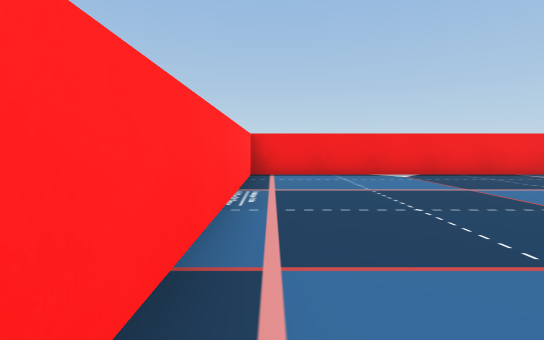
[1] (above)

12 first-person views from a walk through a 3-D level made in the Unity game engine. The camera is 0.62 m above the floor, tilts 4° down and sees 85° across. The floor is counted in squares, 1 m on a side. Each view is taken from the middle of a square. On the plan, view 1 faces up. The plan holds only what a view shows up to about 9 squares ahead; the rest is blank. The player is left out.

[2]
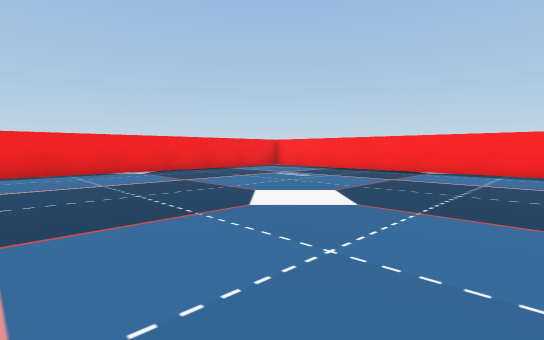

[3]
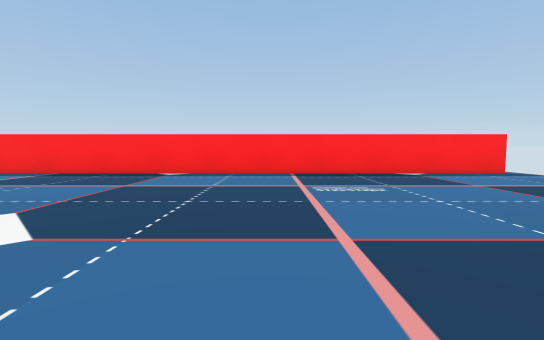

[4]
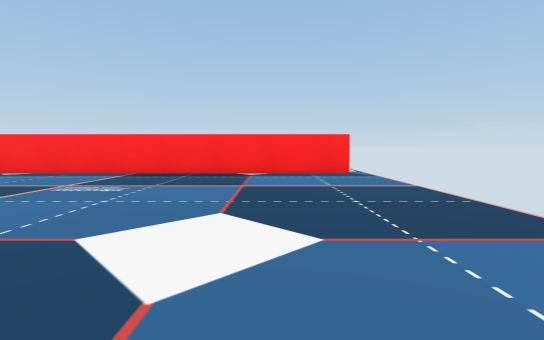

[5]
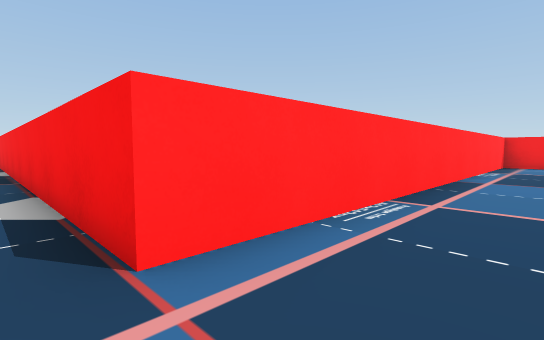

[6]
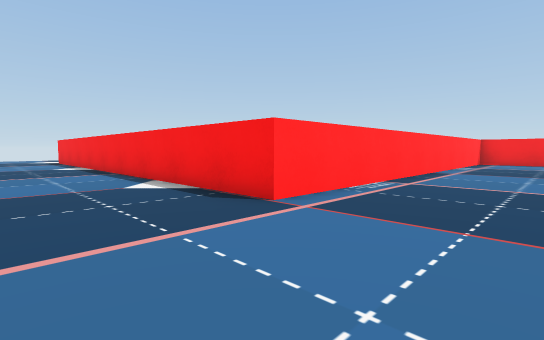

[7]
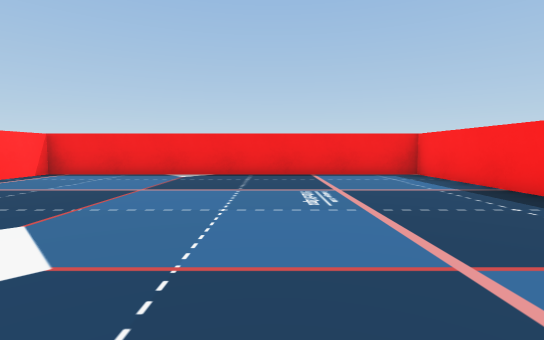

[8]
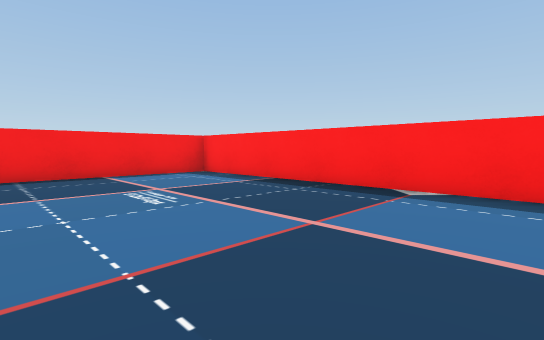

[9]
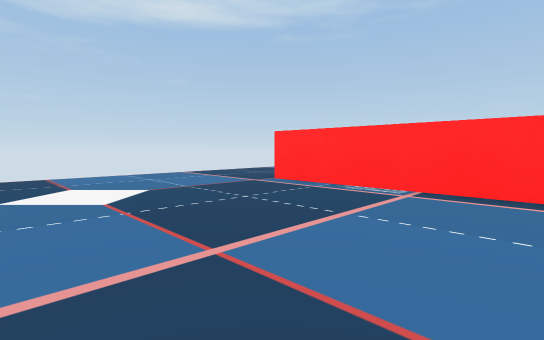

[10]
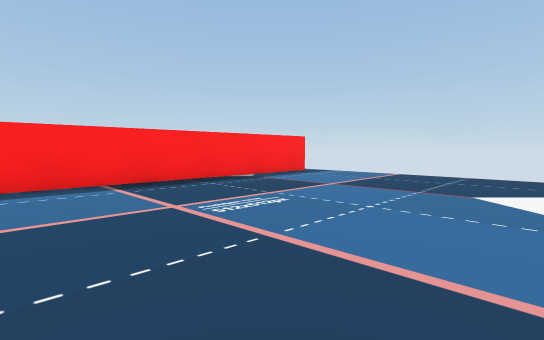

[11]
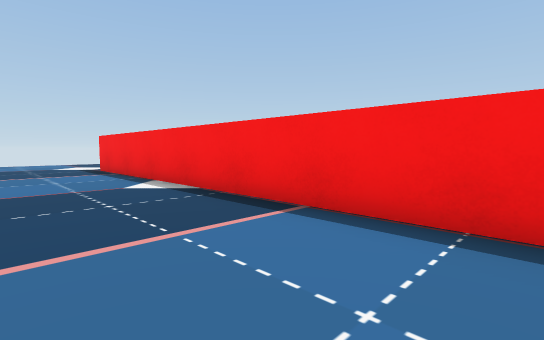

[12]
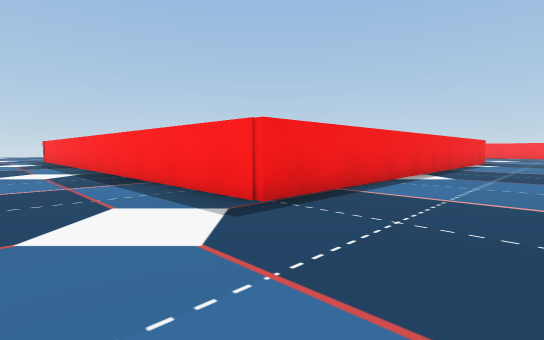

### Floor plan
Points are (right, up) in squares from view 1. A wall is a line through its corners. A room is listed if a view was taken in it or the views show most of it. See-through windows are left out.
Room 1 (views 1, 2, 3, 4, 5, 6, 7, 8, 9, 10)
walls: (8.6, -7) (8.6, 7.3) (-0.5, 7.3) (-0.5, -4.4)
ways out: opening at (-0.3, -6) to room 2; gap at (9, -7)
Room 2 (views 11, 12)
walls: (-0.5, -4.4) (-13.6, -4.4) (-13.6, 3.5)
ways out: opening at (-0.3, -6) to room 1

Where each view was taken, in squares from view 1:
view 1: 0 up, 0 right, facing up
view 2: 1 down, 0 right, facing up-right
view 3: 1 down, 1 right, facing right
view 4: 5 down, 1 right, facing right
view 5: 5 down, 1 right, facing up-left
view 6: 7 down, 2 right, facing up-left
view 7: 0 up, 5 right, facing up
view 8: 0 up, 4 right, facing up-right
view 9: 0 up, 4 right, facing down-left
view 10: 0 up, 3 right, facing down-right
view 11: 7 down, 4 left, facing up-left
view 12: 7 down, 16 left, facing up-right
